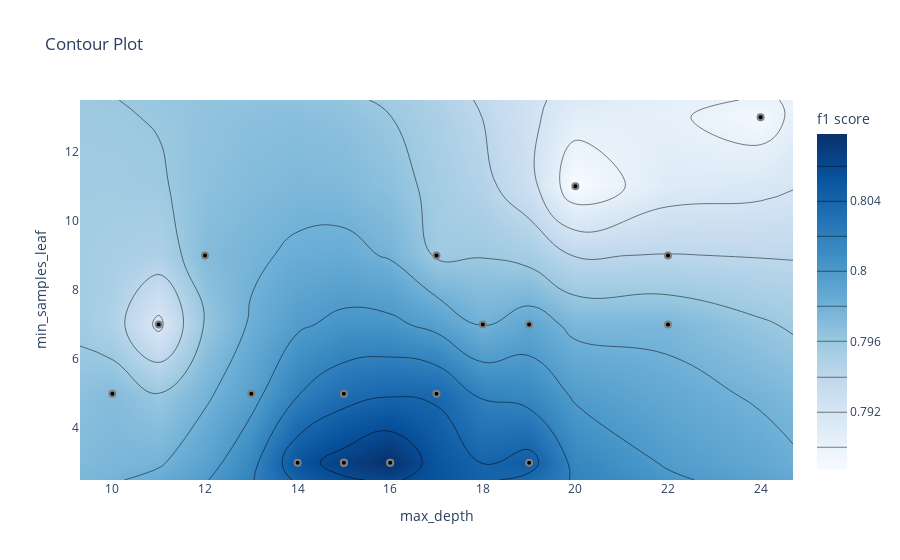

Notebook code for this chart:
### Code cell
optuna.visualization.plot_contour(study, params=['min_samples_leaf', 'max_depth'], target_name='f1 score')

### Figure 1 — Plotly figure (JSON) as saved in the notebook; plotly's stock layout.template omitted (floating-point values rounded to 4 significant figures)
{"data": [{"colorbar": {"title": {"text": "f1 score"}}, "colorscale": [[0, "rgb(247,251,255)"], [0.125, "rgb(222,235,247)"], [0.25, "rgb(198,219,239)"], [0.375, "rgb(158,202,225)"], [0.5, "rgb(107,174,214)"], [0.625, "rgb(66,146,198)"], [0.75, "rgb(33,113,181)"], [0.875, "rgb(8,81,156)"], [1, "rgb(8,48,107)"]], "connectgaps": true, "contours": {"coloring": "heatmap"}, "hoverinfo": "none", "line": {"smoothing": 1.3}, "reversescale": false, "type": "contour", "x": [9.3, 10, 11, 12, 13, 14, 15, 16, 17, 18, 19, 20, 22, 24, 24.7], "y": [2.5, 3, 5, 7, 9, 11, 13, 13.5], "z": [[null, null, null, null, null, null, null, null, null, null, null, null, null, null, null], [null, null, null, null, null, 0.8053, 0.8067, 0.8078, null, null, 0.8046, null, null, null, null], [null, 0.7971, null, null, 0.7993, null, 0.8033, null, 0.8037, null, null, null, null, null, null], [null, null, 0.7916, null, null, null, null, null, null, 0.7979, 0.799, null, 0.7975, null, null], [null, null, null, 0.7971, null, null, null, null, 0.7958, null, null, null, 0.7941, null, null], [null, null, null, null, null, null, null, null, null, null, null, 0.7887, null, null, null], [null, null, null, null, null, null, null, null, null, null, null, null, null, 0.789, null], [null, null, null, null, null, null, null, null, null, null, null, null, null, null, null]]}, {"marker": {"color": "black", "line": {"color": "Grey", "width": 2}}, "mode": "markers", "showlegend": false, "type": "scatter", "x": [12, 19, 17, 19, 22, 24, 22, 11, 20, 18, 15, 15, 14, 15, 15, 13, 10, 16, 17, 16], "y": [9, 3, 9, 7, 9, 13, 7, 7, 11, 7, 3, 3, 3, 3, 5, 5, 5, 3, 5, 3]}], "layout": {"title": {"text": "Contour Plot"}, "xaxis": {"range": [9.3, 24.7], "title": {"text": "max_depth"}}, "yaxis": {"range": [2.5, 13.5], "title": {"text": "min_samples_leaf"}}}}
